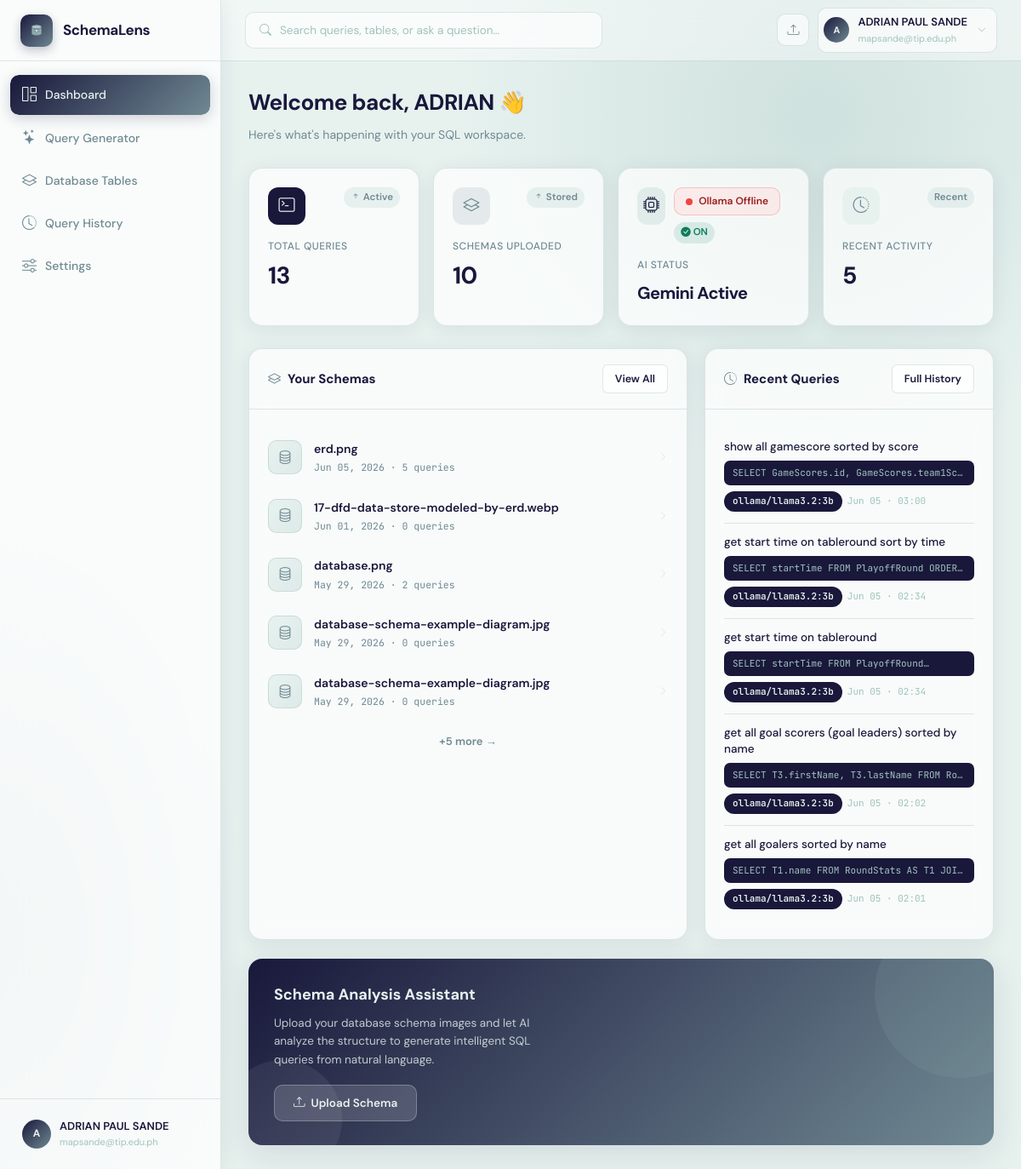
The page /dashboard (signed in) on the database as committed earlier.
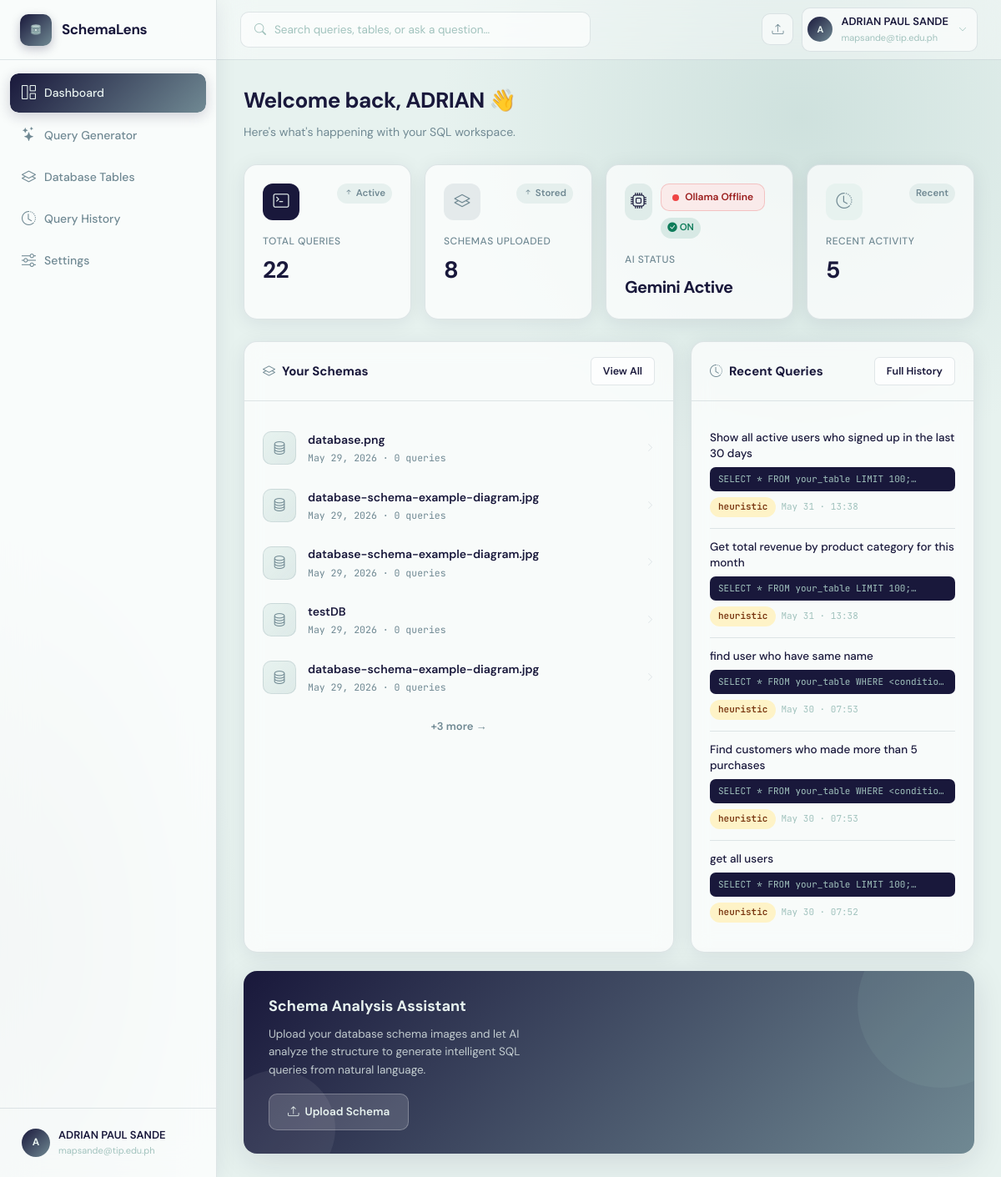
The same page on the database as committed later.
### app.py (models this page shows)
class SchemaUpload(db.Model):
    __tablename__ = "schema_uploads"
    id            = db.Column(db.Integer, primary_key=True)
    user_id       = db.Column(db.Integer, db.ForeignKey("users.id"), nullable=False)
    filename      = db.Column(db.String(256), nullable=False)
    original_name = db.Column(db.String(256), nullable=False)
    schema_name   = db.Column(db.String(120), default="")
    ocr_text      = db.Column(db.Text, default="")
    parsed_schema = db.Column(db.Text, default="")   # JSON
    confirmed_schema = db.Column(db.Text, default="")  # JSON — user-confirmed/edited version
    uploaded_at   = db.Column(db.DateTime, default=datetime.datetime.utcnow)
    queries       = db.relationship("QueryHistory", backref="schema", lazy=True,
                                    cascade="all, delete-orphan")

class QueryHistory(db.Model):
    __tablename__ = "query_history"
    id             = db.Column(db.Integer, primary_key=True)
    user_id        = db.Column(db.Integer, db.ForeignKey("users.id"), nullable=False)
    schema_id      = db.Column(db.Integer, db.ForeignKey("schema_uploads.id"), nullable=True)
    natural_query  = db.Column(db.Text, nullable=False)
    generated_sql  = db.Column(db.Text, default="")
    model_used     = db.Column(db.String(80), default="")
    sql_explanation = db.Column(db.Text, default="")     # Feature 2: plain-English explanation
    accuracy_score  = db.Column(db.Float, default=None)  # Feature 4: confidence score
    accuracy_notes  = db.Column(db.Text, default="")     # Feature 4: validation notes
    conversation_context = db.Column(db.Text, default="")  # Feature 3: JSON conversation history
    created_at     = db.Column(db.DateTime, default=datetime.datetime.utcnow)

### app.py (the view)
@app.route("/dashboard")
@login_required
def dashboard():
    if not current_user.agreement_accepted:
        return redirect(url_for("agreement_page", next=url_for("dashboard")))
    schemas  = SchemaUpload.query.filter_by(user_id=current_user.id)\
                .order_by(SchemaUpload.uploaded_at.desc()).all()
    recent_q = QueryHistory.query.filter_by(user_id=current_user.id)\
                .order_by(QueryHistory.created_at.desc()).limit(5).all()
    total_q  = QueryHistory.query.filter_by(user_id=current_user.id).count()
    return render_template("dashboard.html",
                           schemas=schemas, recent_queries=recent_q,
                           total_queries=total_q)

### app.py (called while the page is built)
@login_manager.user_loader
def load_user(user_id):
    return db.session.get(User, int(user_id))

### templates/dashboard.html (shortened to what the changed rows need)
{% extends "base.html" %}
{% block content %}
<div class="dash-header fade-in">
  <h1>Welcome back, {{ current_user.name.split()[0] }} 👋</h1>
</div>
<div class="stats-grid fade-in fade-in-1">
  <div class="stat-card"  id="total-queries">
    <a href="{{ url_for('query_page') }}" style="text-decoration:none">
    <div class="stat-card-top">
      <div class="stat-card-icon dark"><i class="bi bi-terminal"></i></div>
      <span class="stat-change"><i class="bi bi-arrow-up-short"></i> Active</span>
    </div>
    <div class="stat-label">Total Queries</div>
    <div class="stat-value">{{ total_queries }}</div>
    </a>
  </div>
  <div class="stat-card">
    <div class="stat-card-top">
      <div class="stat-card-icon mid"><i class="bi bi-layers"></i></div>
      <span class="stat-change"><i class="bi bi-arrow-up-short"></i> Stored</span>
    </div>
    <div class="stat-label">Schemas Uploaded</div>
    <div class="stat-value">{{ schemas|length }}</div>
  </div>
</div>
<div class="dash-grid">
  <div class="card fade-in fade-in-2">
    <div class="card-body">
      {% if schemas %}
        {% for s in schemas[:5] %}
        <a href="{{ url_for('schema_detail', schema_id=s.id) }}" style="text-decoration:none;color:inherit;display:block;">
          <div class="schema-row">
            <div class="schema-thumb"><i class="bi bi-database" style="color:var(--primary-mid);"></i></div>
            <div class="flex-1">
              <div class="schema-row-name">{{ s.schema_name or s.original_name }}</div>
              <div class="schema-row-meta">{{ s.uploaded_at.strftime('%b %d, %Y') }} · {{ s.queries|length }} queries</div>
            </div>
            <i class="bi bi-chevron-right" style="color:var(--border);font-size:11px;"></i>
          </div>
        </a>
        {% endfor %}
        {% if schemas|length > 5 %}
        <div style="text-align:center;padding:12px 0 0;">
          <a href="{{ url_for('schemas') }}" style="font-size:13px;color:var(--primary-mid);font-weight:600;text-decoration:none;">+{{ schemas|length - 5 }} more →</a>
        </div>
        {% endif %}
      {% endif %}
    </div>
  </div>
  <div class="card fade-in fade-in-3">
    <div class="card-body">
      {% if recent_queries %}
        {% for q in recent_queries %}
        <div class="query-row">
          <div class="query-row-text">{{ q.natural_query[:80] }}{% if q.natural_query|length > 80 %}…{% endif %}</div>
          <div class="query-row-sql">{{ q.generated_sql[:80] }}…</div>
          <div style="margin-top:7px;display:flex;gap:6px;align-items:center;">
            <span class="badge {{ 'badge-dark' if q.model_used != 'heuristic' else 'badge-amber' }}">{{ q.model_used }}</span>
            <span style="font-size:11px;color:var(--text-xs);font-family:var(--mono);">{{ q.created_at.strftime('%b %d · %H:%M') }}</span>
          </div>
        </div>
        {% endfor %}
      {% else %}
        <div class="empty" style="padding:36px 0;">
          <i class="bi bi-terminal"></i>
          <h4>No queries yet</h4>
          <a href="{{ url_for('query_page') }}" class="btn btn-primary mt-3" style="display:inline-flex;">Generate SQL</a>
        </div>
      {% endif %}
    </div>
  </div>
</div>
{% endblock %}

Rows that differ between the two databases and show on the page:
removed SchemaUpload: schema_name "erd.png", uploaded_at "Jun 05, 2026", queries|length "5"
no longer on this page (row edited): SchemaUpload: schema_name "17-dfd-data-store-modeled-by-erd.webp", uploaded_at "Jun 01, 2026", queries|length "0"
no longer on this page (row edited): QueryHistory: natural_query "show all gamescore sorted by score", generated_sql "SELECT GameScores.id, GameScores.team1Sc…", model_used "ollama/llama3.2:3b", created_at "Jun 05 · 03:00"
no longer on this page (row edited): QueryHistory: natural_query "get start time on tableround sort by time", generated_sql "SELECT startTime FROM PlayoffRound ORDER…", model_used "ollama/llama3.2:3b", created_at "Jun 05 · 02:34"
no longer on this page (row edited): QueryHistory: natural_query "get start time on tableround", generated_sql "SELECT startTime FROM PlayoffRound", model_used "ollama/llama3.2:3b", created_at "Jun 05 · 02:34"
no longer on this page (row edited): QueryHistory: natural_query "get all goal scorers (goal leaders) sorted by name", generated_sql "SELECT T3.firstName, T3.lastName FROM Ro…", model_used "ollama/llama3.2:3b", created_at "Jun 05 · 02:02"
no longer on this page (row edited): QueryHistory: natural_query "get all goalers sorted by name", generated_sql "SELECT T1.name FROM RoundStats AS T1 JOI…", model_used "ollama/llama3.2:3b", created_at "Jun 05 · 02:01"
computed for SchemaUpload "database.png": queries|length "2" → "0"
now on this page (row unchanged): SchemaUpload: schema_name "testDB", uploaded_at "May 29, 2026", queries|length "0"
now on this page (row unchanged): SchemaUpload: schema_name "database-schema-example-diagram.jpg", uploaded_at "May 29, 2026", queries|length "0"
added QueryHistory: natural_query "Show all active users who signed up in the last 30 days", generated_sql "SELECT * FROM your_table LIMIT 100;", model_used "heuristic", created_at "May 31 · 13:38"
added QueryHistory: natural_query "Get total revenue by product category for this month", generated_sql "SELECT * FROM your_table LIMIT 100;", model_used "heuristic", created_at "May 31 · 13:38"
added QueryHistory: natural_query "find user who have same name", generated_sql "SELECT * FROM your_table WHERE <conditio…", model_used "heuristic", created_at "May 30 · 07:53"
added QueryHistory: natural_query "Find customers who made more than 5 purchases", generated_sql "SELECT * FROM your_table WHERE <conditio…", model_used "heuristic", created_at "May 30 · 07:53"
added QueryHistory: natural_query "get all users", generated_sql "SELECT * FROM your_table LIMIT 100;", model_used "heuristic", created_at "May 30 · 07:52"
Other text that changed with them:
{{ total_queries }}: "13" → "22"
{{ schemas|length }}: "10" → "8"
{{ schemas|length - 5 }}: "5" → "3"
